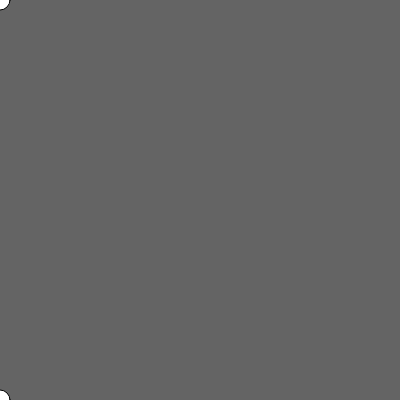
Frame 1 (no input)
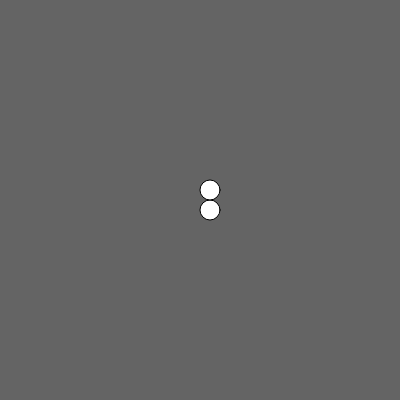
Frame 60 (no input)
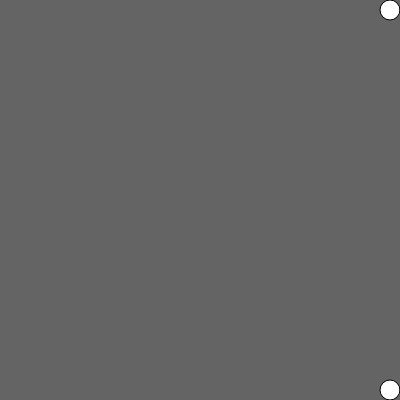
Frame 120 (the mouse pressed at the canvas centre since frame 60)

The p5.js sketch that drew these frames (run headless with seeded random() and noise() and a simulated clock; from frame 60 on, the mouse is pressed at the canvas centre):

// p5.js sketch
// ── sketch.js
let x=0;
let movePerFrame=10;
let direction = 1;
function setup() {
//  line(15,25,70,90);
  createCanvas(400,400);
//  background(100);
//createCanvas(windowWidth,windowHeight);
}

function draw() {
  background(100);
  ellipse(x, x, 20,20);
  ellipse(x, width-x, 20,20);
  x = x + movePerFrame*direction;
  if(x==width){
    direction = -1;
  }else if(x==0){
    direction = 1;
  }
}
 
